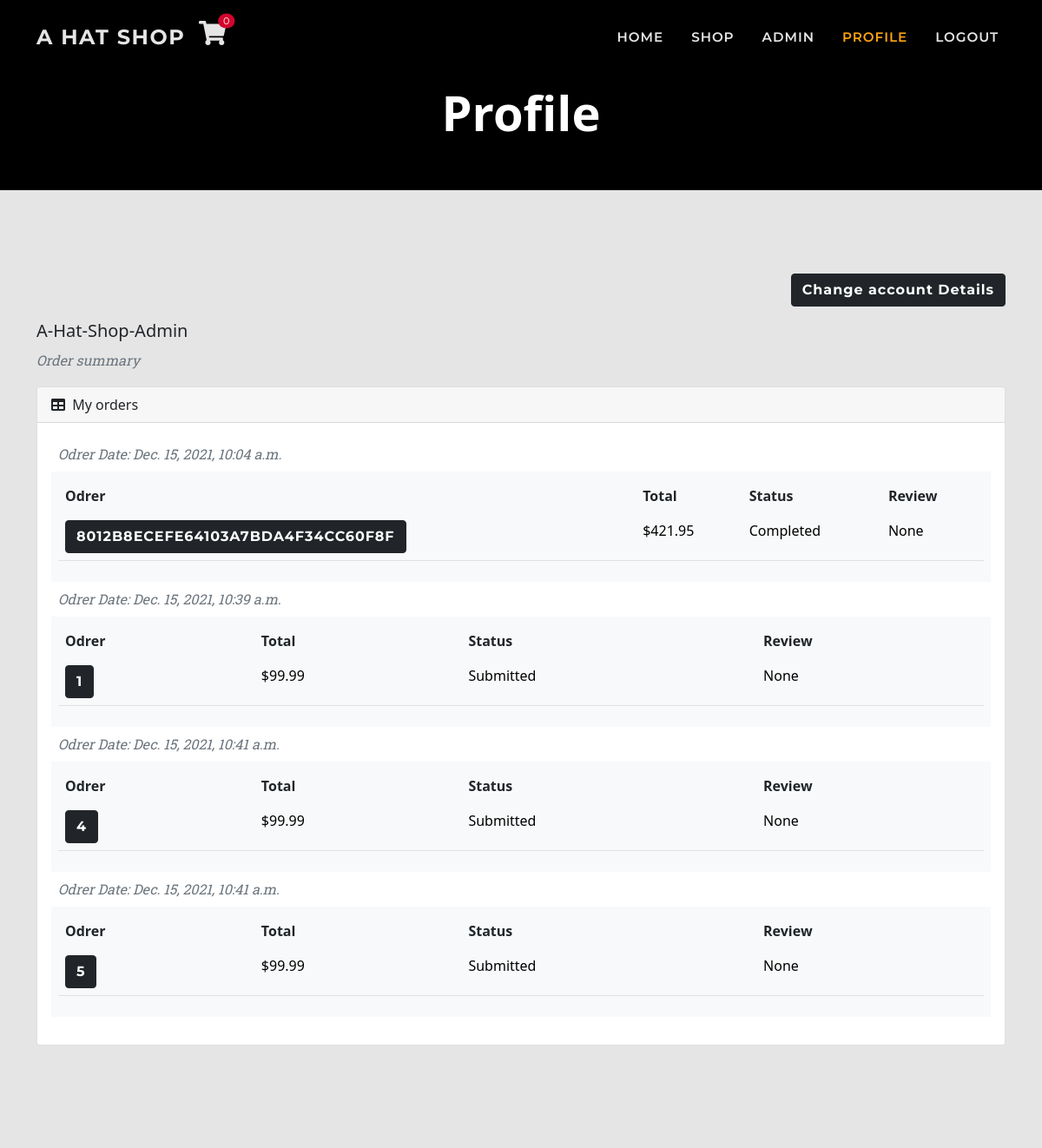
The app's page /user/ (signed in, upper part), older data.
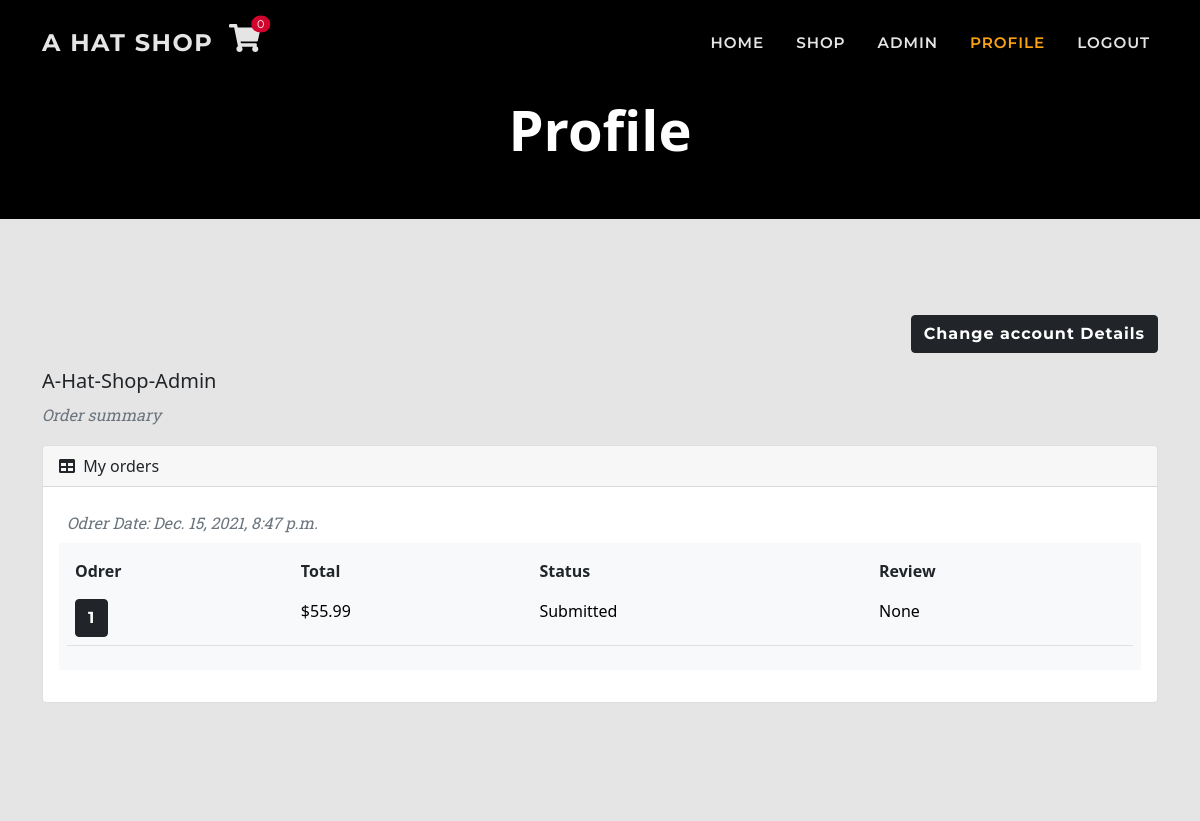
The same page, newer data.
### checkout/models.py (models this page shows, shortened)
class Order(models.Model):
    SUBMITTED = 'Submitted'
    PROCESSED = 'Proccessed'
    SHIPPED = 'Shipped'
    CANCELLED = 'Cancelled'
    COMPLETED = 'Completed'
    ORDER_STATUS = [
        (SUBMITTED, 'Submittet'),
        (PROCESSED, 'Proccessed'),
        (SHIPPED, 'Shipped'),
        (CANCELLED, 'Cancelled'),
        (COMPLETED, 'Completed'),
    ]
    date = models.DateTimeField(auto_now_add=True)
    status = models.CharField(
        max_length=50, default=SUBMITTED, choices=ORDER_STATUS)
    order_number = models.CharField(
        max_length=32, null=False, editable=False)
    total = models.DecimalField(
        max_digits=10, decimal_places=2, default=0)
    delivery = models.DecimalField(
        max_digits=6, decimal_places=2, default=0)
    items = models.TextField(
        null=False, blank=False, default='')
    stripe_pid = models.CharField(
        max_length=254, null=False, blank=False, default='')
    user_profile = models.ForeignKey(
        UserAddress, on_delete=models.SET_NULL,
        null=True, blank=True, related_name='orders')
    email = models.EmailField(max_length=100, blank=True)
    shipping_name = models.CharField(max_length=50)
    shipping_address_1 = models.CharField(max_length=100)
    shipping_address_2 = models.CharField(max_length=100, blank=True)
    shipping_town = models.CharField(max_length=60)
    shipping_county = models.CharField(max_length=60, blank=True)
    shipping_postcode = models.CharField(max_length=30, blank=True)
    shipping_country = CountryField(blank_label='Country')

### customers/views.py (the view)
# urls.py: path('user/', include('customers.urls')),
@login_required
def customers(request):
    profile = get_object_or_404(UserAddress, user=request.user)
    if profile.orders:
        orders = profile.orders.all()
    else:
        orders = False
    context = {
            'orders': orders,
        }
    return render(request, 'profile/profile.html', context)

### cart/contexts.py (called while the page is built, shortened)
def cart_contents(request):
    cart_items = []
    total = 0
    before = 0
    item_count = 0
    availability = 0
    cart = request.session.get('cart', {})
    if total < 50:
        delivery = total * Decimal(10 / 100)
        free_deivery = 50 * total
    else:
        delivery = 0
        free_deivery = 0
    delivery = round(delivery, 2)
    grand_total = delivery + total
    grand_total = round(grand_total, 2)
    context = {
        'cart_items': cart_items,
        'total': total,
        'before': before,
        'item_count': item_count,
        'delivery': delivery,
        'free_deivery': free_deivery,
        'deivery_treshold': 10,
        'grand_total': grand_total,
    }
    return context

### customers/templates/profile/profile.html (shortened to what this page needs)
{% extends 'base.html' %}
{% load static %}
{% load thumbnail %}
{% load crispy_forms_tags %}
{% block page_header %}
<header class="bg-black py-5">
    <div class="container px-4 px-lg-5 mt-5">
        <div class="text-center">
            <h1 class="display-4 text-white fw-bolder">Profile</h1>
        </div>
    </div>
</header>
{% endblock %}
{% block content %}
<section class="page-section">
    <div class="container">
        <div class="col-12 text-left">
            <p class="col-12 text-end"><a class="btn btn-dark orrange" href="{% url 'user_details' %}">Change account
                    Details</a></p>
        </div>
        <h5 class="text-capitalize">{{ request.user }}</h5>
        <p class="text-muted text-italic">Order summary</p>
        <div class="card mb-4">
            <div class="card-header">
                <i class="fas fa-table me-1"></i>
                My orders
            </div>
            <div class="card-body">
                <table class="table table-borderless">
                {% if orders %}
                    {% for order in orders %}
                    <thead>
                        <tr>
                            <th class="text-muted text-italic">Odrer Date: {{ order.date }}</th>
                        </tr>
                    </thead>
                    <tbody>
                        <tr class="table-light ">
                            <td>
                                <table class="table table-borderless">
                                    <thead>
                                        <tr>
                                            <th>Odrer</th>
                                            <th>Total</th>
                                            <th>Status</th>
                                            <th>Review</th>
                                        </tr>
                                    </thead>
                                    <tbody class="border-bottom">
                                        <tr class="table-light">
                                            <td><a class="btn btn-dark" href="{% url 'order_history' order.id %}"
                                                    title="{{ order.order_number }}">
                                                    {{ order.order_number}}
                                                </a></td>
                                            <td>${{ order.total }}</td>
                                            <td>{{ order.status }}</td>
                                            <td>None</td>
                                        </tr>
                                    </tbody>
                                </table>
                            </td>
                        </tr>
                    </tbody>
                    {% endfor %}
                    {% endif %}
                </table>
            </div>
        </div>
    </div>
</section>
{% endblock %}

Row changes from the older to the newer data that the page shows:
removed Order: date "Dec. 15, 2021, 10:39 a.m.", order_number "1", total "99.99", status "Submitted"
removed Order: date "Dec. 15, 2021, 10:41 a.m.", order_number "4", total "99.99", status "Submitted"
removed Order: date "Dec. 15, 2021, 10:41 a.m.", order_number "5", total "99.99", status "Submitted"
changed Order: date "Dec. 15, 2021, 10:04 a.m." → "Dec. 15, 2021, 8:47 p.m."; order_number "8012B8ECEFE64103A7BDA4F34CC60F8F" → "1"; total "421.95" → "55.99"; status "Completed" → "Submitted"
